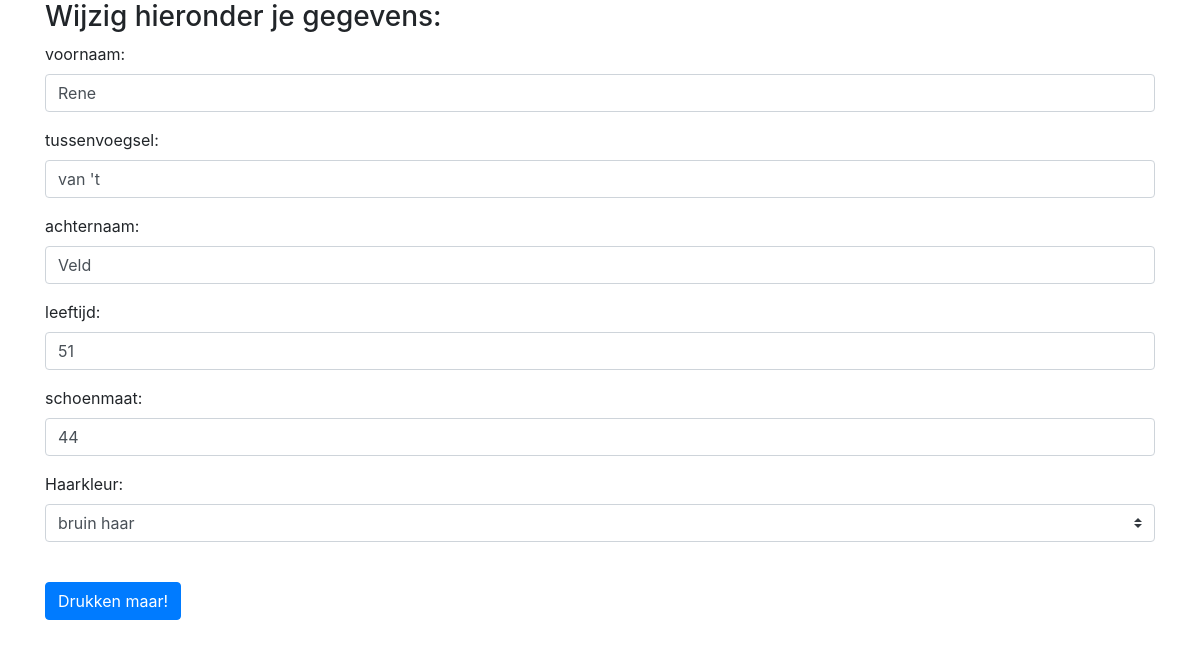
Screenshot of /update.php?id=70 with the database file from the repository.
### tables this page shows
CREATE TABLE IF NOT EXISTS `users` (
  `id` int(10) unsigned NOT NULL AUTO_INCREMENT,
  `voornaam` varchar(100) NOT NULL,
  `tussenvoegsel` varchar(20) NOT NULL,
  `achternaam` varchar(100) NOT NULL,
  `leeftijd` tinyint(3) unsigned NOT NULL,
  `schoenmaat` tinyint(3) unsigned NOT NULL,
  PRIMARY KEY (`id`)
);

### update.php (the view, shortened to what this page needs)
<?php
  if (is_numeric($_GET["id"])) {
  include("./connect_db.php");
  $sql = "SELECT * FROM `users` WHERE `id` = " . $_GET["id"];
  $result = mysqli_query($conn, $sql);
  $record = mysqli_fetch_assoc($result);
  } else {
    header("Location: ./index.php");
  }
?>
<!doctype html>
<html lang="en">
  <head>
    <link rel="stylesheet" href="https://maxcdn.bootstrapcdn.com/bootstrap/4.0.0-beta.2/css/bootstrap.min.css">
  </head>
  <body>
  <div class="container">
    <h3>Wijzig hieronder je gegevens:</h3>
      <form method="post" action="./update_data.php">
        <div class="form-group">
          <label for="voornaamId">voornaam:</label>
          <input type="text" name="voornaam" id="voornaamId" class="form-control" value="<?php echo $record["voornaam"]; ?>">
        </div>
        <div class="form-group">
          <label for="tussenvoegselId">tussenvoegsel:</label>
          <input type="text" name="tussenvoegsel" id="tussenvoegselId" class="form-control" value="<?php echo $record["tussenvoegsel"]; ?>" required>
        </div>
        <div class="form-group">
          <label for="achternaamId">achternaam: </label>
          <input type="text" name="achternaam" id="achternaamId" class="form-control" value="<?php echo $record["achternaam"]; ?>">
        </div>
        <div class="form-group">
          <label for="leeftijdId">leeftijd: </label>
          <input type="number" name="leeftijd" min="18" max="123" id="leeftijdId" class="form-control" value="<?php echo $record["leeftijd"]; ?>">
        </div>
        <div class="form-group">
          <label for="schoenmaatId">schoenmaat: </label>
          <input type="number" name="schoenmaat" id="schoenmaatId" class="form-control" value="<?php echo $record["schoenmaat"]; ?>">
        </div>
        <div class="form-group">
          <label for="haarkleurId">Haarkleur: </label>
          <select name="haarkleur" class="form-control custom-select" id="haarkleurId"><br>
            <option value="bruin">bruin haar</option>
          </select>
        </div>
        <br>
        <button type="submit" class="btn btn-primary">Drukken maar!</button>
      </form>
    </div>
  </body>
</html>

### rows the page displays
users: voornaam "Rene", tussenvoegsel "van 't", achternaam "Veld", leeftijd "51", schoenmaat "44"
